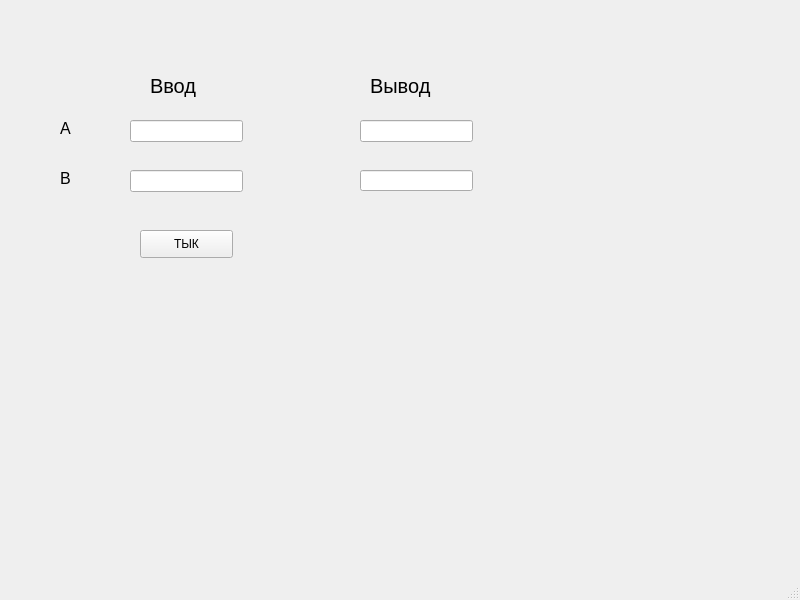
<?xml version="1.0" encoding="UTF-8"?>
<ui version="4.0">
 <class>MainWindow</class>
 <widget class="QMainWindow" name="MainWindow">
  <property name="geometry">
   <rect>
    <x>0</x>
    <y>0</y>
    <width>800</width>
    <height>600</height>
   </rect>
  </property>
  <property name="windowTitle">
   <string>MainWindow</string>
  </property>
  <widget class="QWidget" name="centralwidget">
   <widget class="QLineEdit" name="lineEdit">
    <property name="geometry">
     <rect>
      <x>130</x>
      <y>120</y>
      <width>113</width>
      <height>22</height>
     </rect>
    </property>
   </widget>
   <widget class="QLineEdit" name="lineEdit_2">
    <property name="geometry">
     <rect>
      <x>130</x>
      <y>170</y>
      <width>113</width>
      <height>22</height>
     </rect>
    </property>
   </widget>
   <widget class="QPushButton" name="pushButton">
    <property name="geometry">
     <rect>
      <x>140</x>
      <y>230</y>
      <width>93</width>
      <height>28</height>
     </rect>
    </property>
    <property name="text">
     <string>ТЫК</string>
    </property>
   </widget>
   <widget class="QLineEdit" name="lineEdit_3">
    <property name="geometry">
     <rect>
      <x>360</x>
      <y>120</y>
      <width>113</width>
      <height>22</height>
     </rect>
    </property>
   </widget>
   <widget class="QLineEdit" name="lineEdit_4">
    <property name="geometry">
     <rect>
      <x>360</x>
      <y>170</y>
      <width>113</width>
      <height>21</height>
     </rect>
    </property>
   </widget>
   <widget class="QLabel" name="label">
    <property name="geometry">
     <rect>
      <x>60</x>
      <y>120</y>
      <width>55</width>
      <height>16</height>
     </rect>
    </property>
    <property name="font">
     <font>
      <pointsize>12</pointsize>
     </font>
    </property>
    <property name="text">
     <string>A</string>
    </property>
   </widget>
   <widget class="QLabel" name="label_2">
    <property name="geometry">
     <rect>
      <x>60</x>
      <y>170</y>
      <width>55</width>
      <height>16</height>
     </rect>
    </property>
    <property name="font">
     <font>
      <pointsize>12</pointsize>
     </font>
    </property>
    <property name="text">
     <string>B</string>
    </property>
   </widget>
   <widget class="QLabel" name="label_3">
    <property name="geometry">
     <rect>
      <x>150</x>
      <y>70</y>
      <width>71</width>
      <height>31</height>
     </rect>
    </property>
    <property name="font">
     <font>
      <pointsize>15</pointsize>
     </font>
    </property>
    <property name="text">
     <string>Ввод</string>
    </property>
   </widget>
   <widget class="QLabel" name="label_4">
    <property name="geometry">
     <rect>
      <x>370</x>
      <y>70</y>
      <width>91</width>
      <height>31</height>
     </rect>
    </property>
    <property name="font">
     <font>
      <pointsize>15</pointsize>
     </font>
    </property>
    <property name="text">
     <string>Вывод</string>
    </property>
   </widget>
  </widget>
  <widget class="QMenuBar" name="menubar">
   <property name="geometry">
    <rect>
     <x>0</x>
     <y>0</y>
     <width>800</width>
     <height>26</height>
    </rect>
   </property>
  </widget>
  <widget class="QStatusBar" name="statusbar"/>
 </widget>
 <resources/>
 <connections/>
</ui>
